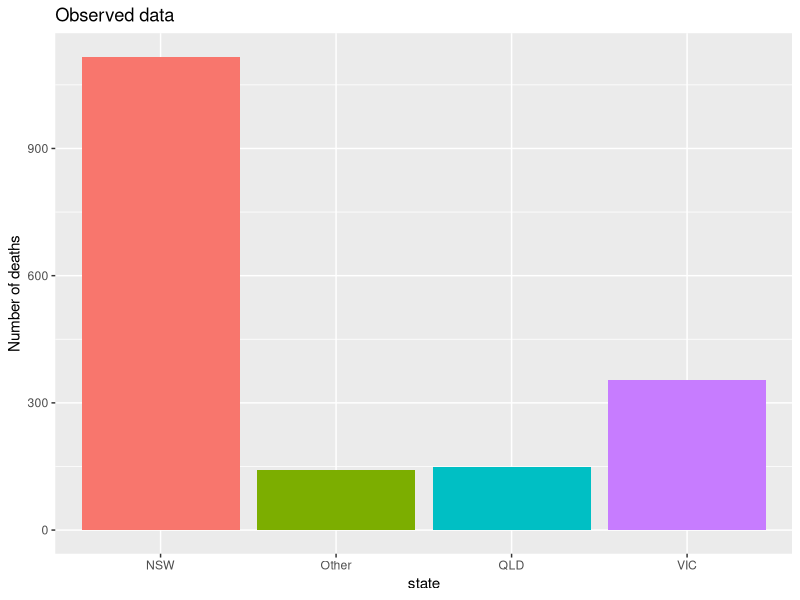
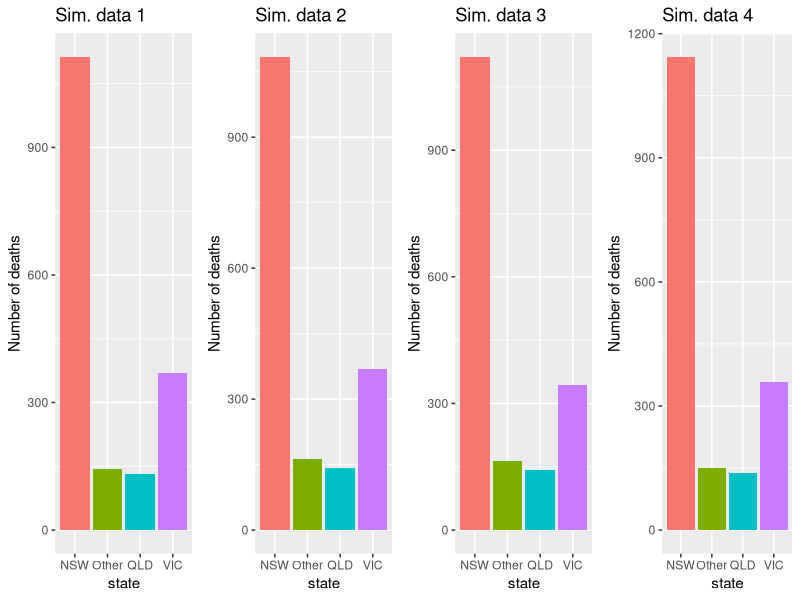
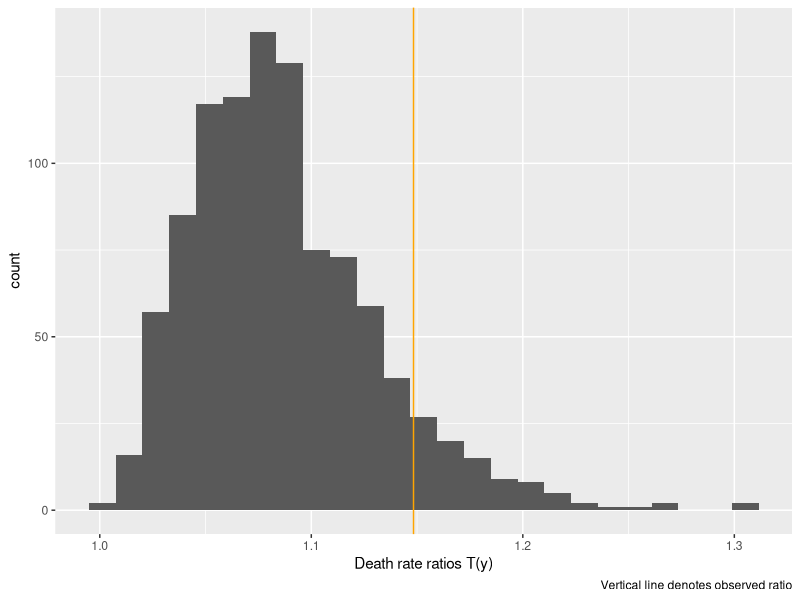

These figures' R source, in order:
## ---- chunk 1
library(tidyverse)
library(MASS)
data("Aids2")
## ---- chunk 2
aids_df <- Aids2 |>
  count(state, status) |>
  pivot_wider(names_from = "status", values_from = "n")  |>
  mutate(n = A + D,
         death_rate = D / n)
aids_df
## ---- chunk 3
Aids2 |>
  filter(status == "D") |>
  ggplot(aes(x = state, fill = state)) +
  geom_bar() +
  labs(y = "Number of deaths", title = "Observed data") +
  guides(fill = "none")

n <- nrow(Aids2)
## ---- chunk 4
set.seed(412)
sum_y <- sum(Aids2$status == "D")
n <- nrow(Aids2)
a <- 2
b <- 2

S <- 5000
a_star <- a + sum_y
b_star <- b + n - sum_y

### OPTION 1: for loop
theta_samps <- rep(NA, S) 
ystar_samps <- rep(NA, S)
for(s in 1:S){
  # sample theta from posterior
  theta <- rbeta(1, a_star, b_star)
  
  # sample y* from data model
  ystar <- rbinom(1, size = 1, prob = theta)
  
  # store
  theta_samps[s] <- theta
  ystar_samps[s] <- ystar
}

### OPTION 2: leverage vectorized language
theta_samps <- rbeta(S, a_star, b_star)
ystar_samps <- rbinom(S, size = 1, prob = theta_samps)
## ---- chunk 5
set.seed(412)
# posterior predictive check
R <- 1000
df_ls <- list()
for(r in 1:R){
  theta_samp <- rbeta(1, a + sum_y, b + n - sum_y)
  ystar_samps <- rbinom(n, size = 1, prob = theta_samp)
  df_ls[[r]] <- data.frame(status = ystar_samps) |>
    add_column(state = Aids2$state)
}
# Random sample of three rows in first simulated dataset:
df_ls[[1]] |>
  sample_n(3)
## ---- chunk 6
plot_ls <- list()
for(r in 1:4){
  plot_ls[[r]] <- df_ls[[r]] |>
    filter(status == 1) |>
    ggplot(aes(x = state, fill = state)) +
    geom_bar() +
    labs(y = "Number of deaths", title = paste0("Sim. data ", r)) +
    guides(fill = "none")
}
gridExtra::grid.arrange(grobs = plot_ls, nrow = 1)
## ---- chunk 7
obs_T <- max(aids_df$death_rate)/min(aids_df$death_rate) 
## ---- chunk 8
ppd_T <- rep(NA, R)
for(r in 1:R){
  temp <- df_ls[[r]] |>
    group_by(state) |>
    summarise(death_rate = mean(status))
  ppd_T[r] <- max(temp$death_rate)/min(temp$death_rate)
}
## ---- chunk 9
data.frame(ppd_T) |>
  ggplot(aes(x = ppd_T)) +
  geom_histogram(bins = 25) +
  labs(x = "Death rate ratios T(y)",
       caption = "Vertical line denotes observed ratio") +
  geom_vline(xintercept = obs_T, col = "orange")

## ---- chunk 10
# monte carlo approximation
post_prob_T <- mean(ppd_T >= obs_T)
